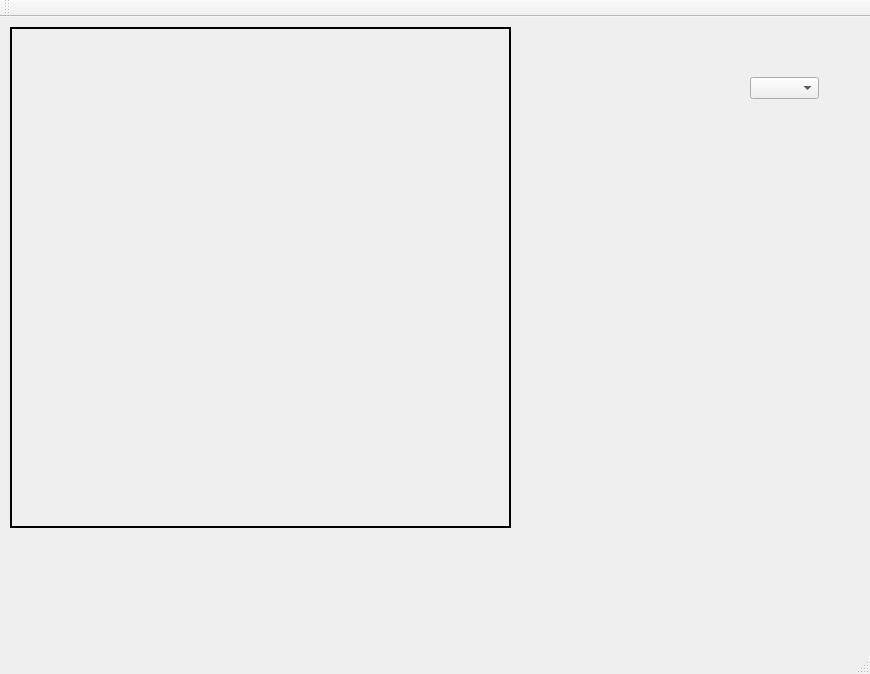
<?xml version="1.0" encoding="UTF-8"?>
<ui version="4.0">
 <class>ScreenSaverWIPClass</class>
 <widget class="QMainWindow" name="ScreenSaverWIPClass">
  <property name="geometry">
   <rect>
    <x>0</x>
    <y>0</y>
    <width>870</width>
    <height>674</height>
   </rect>
  </property>
  <property name="windowTitle">
   <string>ScreenSaverWIP</string>
  </property>
  <widget class="QWidget" name="centralWidget">
   <widget class="QLabel" name="canvas">
    <property name="geometry">
     <rect>
      <x>10</x>
      <y>10</y>
      <width>501</width>
      <height>501</height>
     </rect>
    </property>
    <property name="autoFillBackground">
     <bool>true</bool>
    </property>
    <property name="frameShape">
     <enum>QFrame::Box</enum>
    </property>
    <property name="lineWidth">
     <number>2</number>
    </property>
    <property name="text">
     <string/>
    </property>
   </widget>
   <widget class="QComboBox" name="comboBoxShapes">
    <property name="geometry">
     <rect>
      <x>750</x>
      <y>60</y>
      <width>69</width>
      <height>22</height>
     </rect>
    </property>
   </widget>
  </widget>
  <widget class="QMenuBar" name="menuBar">
   <property name="geometry">
    <rect>
     <x>0</x>
     <y>0</y>
     <width>870</width>
     <height>21</height>
    </rect>
   </property>
  </widget>
  <widget class="QToolBar" name="mainToolBar">
   <attribute name="toolBarArea">
    <enum>TopToolBarArea</enum>
   </attribute>
   <attribute name="toolBarBreak">
    <bool>false</bool>
   </attribute>
  </widget>
  <widget class="QStatusBar" name="statusBar"/>
 </widget>
 <layoutdefault spacing="6" margin="11"/>
 <resources>
  <include location="ScreenSaverWIP.qrc"/>
 </resources>
 <connections/>
</ui>
